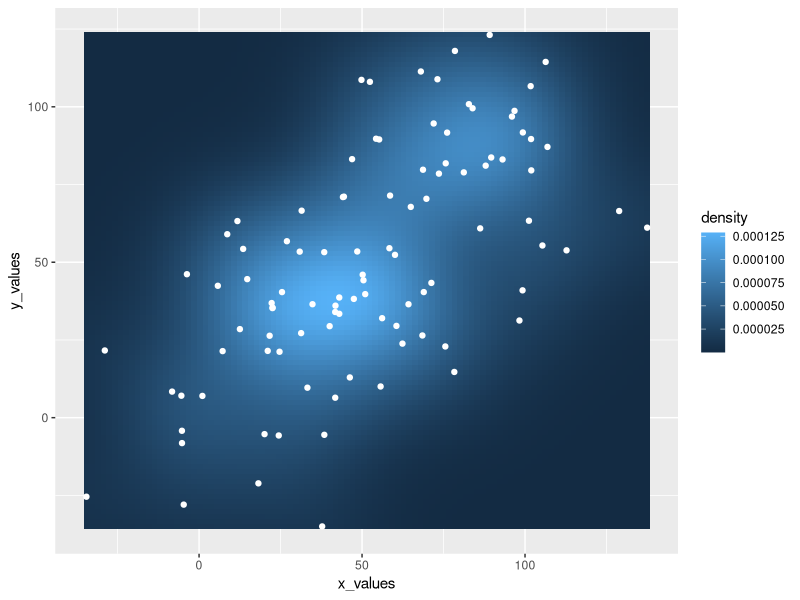

Source code (R): (Note: this script raises an error after producing the figure.)
## ---- chunk 1
knitr::opts_chunk$set( warning=FALSE, message=FALSE)
## ---- chunk 2
# library
library(ggplot2) 

# data
sample_data <- data.frame(x_values = 1:100 + rnorm(100,sd=20), y_values = 1:100 + rnorm(100,sd=27)) 

#plot
ggplot(sample_data, aes(x_values, y_values)) +
  stat_density2d(geom="tile", aes(fill = ..density..), contour = FALSE) + 
  geom_point(colour = "white")
## ---- chunk 3
htmltools::includeHTML("htmlChunkRelatedCorrelation.html")
